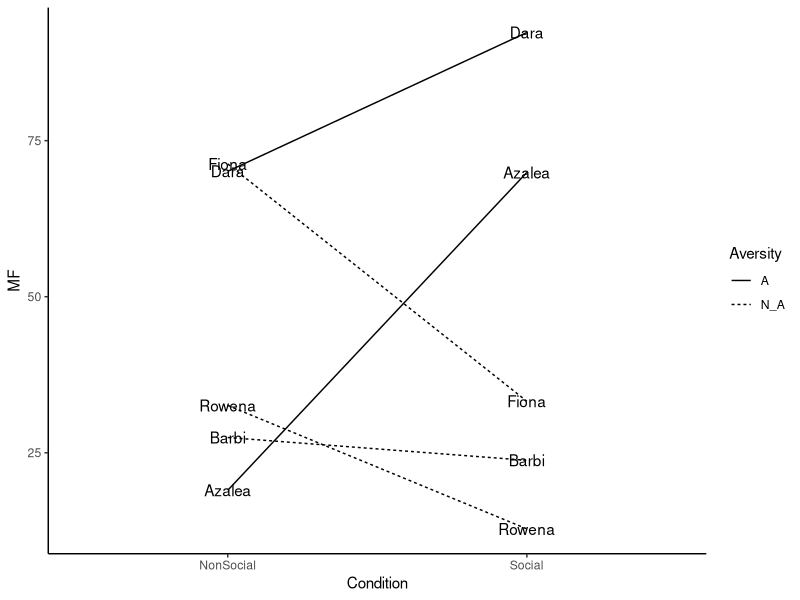

Recreate this plot in R.
## ---- chunk 1
knitr::opts_chunk$set(echo = TRUE)
## ---- chunk 2
library(ggplot2)
Names <-rep(c("Dara", "Azalea", "Barbi", "Rowena", "Fiona"),each=2)
MF <- rnorm(10,45,25) # 10 is the number of numbers you want, and 45 to 25 is the range
Condition <- rep(c("Social","NonSocial"),5)
Aversity <- rep(c("A","N_A" ),times=c(4,6))
  plot_df <- data.frame(Names, MF, Condition, Aversity)
  
  ggplot(plot_df, aes(x=Condition, y=MF, group=Names, linetype=Aversity))+
    geom_line()+
    geom_text(label=Names)+
    theme_classic()
